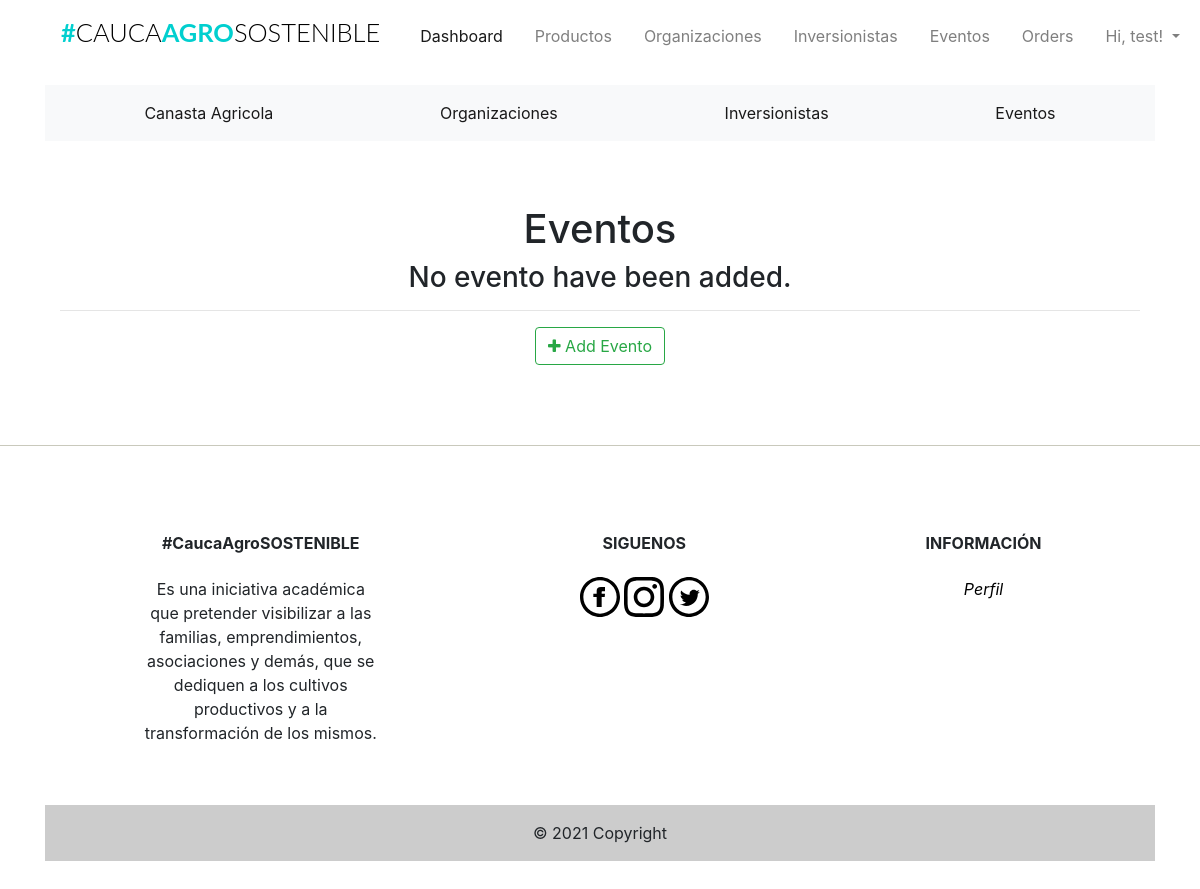
The page /admin/eventos (signed in) on the database as committed earlier.
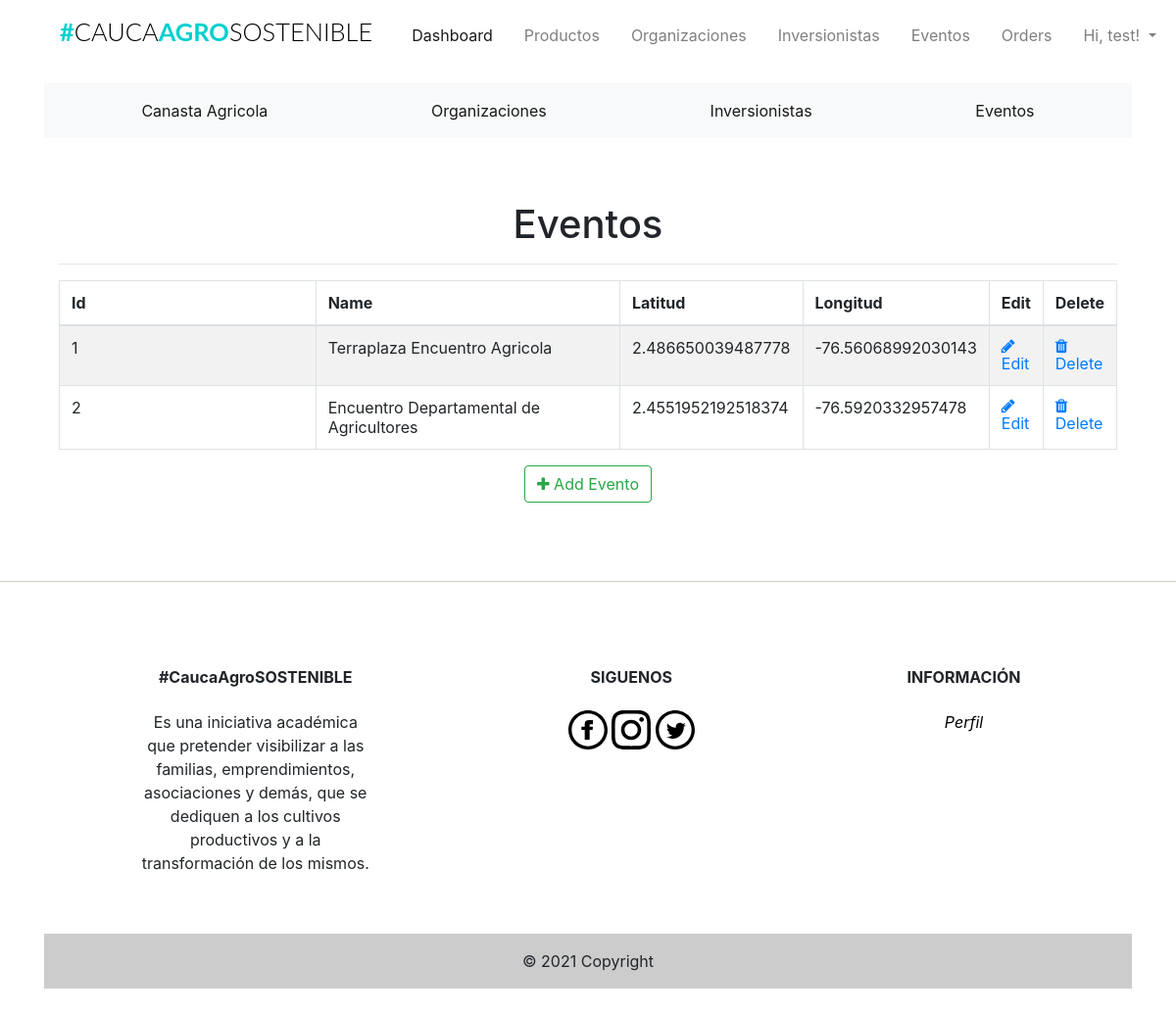
The same page on the database as committed later.
### app/models.py (models this page shows, shortened)
class Users(UserMixin, db.Model):
    __tablename__ = "users"
    id = db.Column(db.Integer, primary_key=True)
    firstname = db.Column(db.String(24), index=True)
    lastname = db.Column(db.String(24), index=True)
    email = db.Column(db.String(50), index=True, unique=True)
    password_hash = db.Column(db.String)
    phonenumber = db.Column(db.String(18), index=True, unique=True)
    is_admin = db.Column(db.Boolean, default=False)
    order = db.relationship("Orders", backref='ordered_products')
    kart = db.relationship('Kart', uselist=False, backref='user_kart')
    shipping_info = db.relationship(
        'ShippingInfo', backref='shipping', lazy='dynamic')

class Eventos(db.Model):
    __tablename__ = 'eventos'
    id = db.Column(db.Integer, primary_key=True)
    evento_name = db.Column(db.String(20), index=True)
    evento_lat = db.Column(db.Float)
    evento_long = db.Column(db.Float)

### app/admin/routes.py (the view)
@admin.route('/eventos', methods=['GET', 'POST'])
@login_required
def list_eventos():
    check_admin()
    eventos = Eventos.query.all()
    return render_template('admin/eventos/eventos.html', title="Eventos", eventos=eventos)

### app/admin/routes.py (called while the page is built)
def check_admin():
    if not current_user.is_admin:
        abort(403)

### app/models.py (called while the page is built)
@login_manager.user_loader
def load_user(id):
    return Users.query.get(int(id))

### app/templates/admin/eventos/eventos.html (shortened to what this page needs)
{% extends "base.html" %}
{% block head %}
<head>
  <link href="//maxcdn.bootstrapcdn.com/font-awesome/4.1.0/css/font-awesome.min.css" rel="stylesheet">
</head>
{% endblock head %}
{% block body %}
<div class="container">
  <div class="outer">
    <div class="middle">
      <div class="inner">
        <br />
        <br />
        <h1 style="text-align:center;">{{ title }}</h1>
        {% if eventos %}
        <hr class="intro-divider">
        <table class="table table-striped table-bordered">
          <thead>
            <tr>
              <th width="45%"> Id </th>
              <th width="45%"> Name </th>
              <th width="15%"> Latitud </th>
              <th width="15%"> Longitud </th>
              <th width="15%"> Edit </th>
              <th width="15%"> Delete </th>
            </tr>
          </thead>
          <tbody>
            {% for evento in eventos %}
            <tr>
              <td> {{ evento.id }} </td>
              <td> {{ evento.evento_name }} </td>
              <td> {{ evento.evento_lat }} </td>
              <td> {{ evento.evento_long }} </td>
              <td>
                <a href="{{ url_for('admin.edit_evento', id=evento.id) }}">
                  <i class="fa fa-pencil"></i> Edit
                </a>
              </td>
              <td>
                <a href="{{ url_for('admin.delete_evento', id=evento.id) }}">
                  <i class="fa fa-trash"></i> Delete
                </a>
              </td>
            </tr>
            {% endfor %}
          </tbody>
        </table>
        <div style="text-align: center">
          {% else %}
          <div style="text-align: center">
            <h3> No evento have been added. </h3>
            <hr class="intro-divider">
            {% endif %}
            <a href="{{ url_for('admin.add_evento') }}" class="btn btn-outline-success">
              <i class="fa fa-plus"></i>
              Add Evento
            </a>
          </div>
        </div>
      </div>
    </div>
  </div>
  {% endblock %}

### app/templates/base.html (shortened to what this page needs)
<html>
  <head>
      <link href="{{ url_for('static', filename='css/bootstrap.min.css') }}"rel="stylesheet">
      <link href="{{ url_for('static', filename='css/st.css') }}"rel="stylesheet">
      <link href='https://api.mapbox.com/mapbox-gl-js/v2.3.1/mapbox-gl.css' rel='stylesheet' />
      {%block head%}
      {%endblock head%}
  </head>
  <body>
  {% include "navbar.html" %}
  {% include "categories/categories.html" %}
  <div class="container">
    {% block body %}
    {% endblock %}
  </div>
  <div class="push"></div>
  <hr class="footer-break"></hr>
{% include "footer.html" %}
</body>
</html>

### app/templates/navbar.html (shortened to what this page needs)
{% block navbar %}
<div class="container mt-1 mb-3">
  <nav class="navbar navbar-expand-lg navbar-light">
    <h1 class="brand_name">
      <a class="navbar-brand" href="{{ url_for('home.homepage') }}">#<span>CAUCA</span>AGRO<span>SOSTENIBLE</span></a>
    </h1>
    <div class="collapse navbar-collapse" id="navbarNav">
      <ul class="navbar-nav ml-auto mr-auto mt-2 mt-lg-0">
        {% if current_user.is_authenticated %}
        {% if current_user.is_admin %}
        <li class="nav-item ml-3">
          <a class="nav-link active" href="{{ url_for('home.admin_dashboard') }}">Dashboard</a>
        </li>
        <li class="nav-item ml-3">
          <a class="nav-link" href="{{ url_for('admin.list_products') }}">Productos</a>
        </li>
        <li class="nav-item ml-3">
          <a class="nav-link" href="{{ url_for('admin.list_organizaciones') }}">Organizaciones</a>
        </li>
        <li class="nav-item ml-3">
          <a class="nav-link" href="{{ url_for('admin.list_inversionistas') }}">Inversionistas</a>
        </li>
        <li class="nav-item ml-3">
          <a class="nav-link" href="{{ url_for('admin.list_eventos') }}">Eventos</a>
        </li>
        <li class="nav-item ml-3">
          <a class="nav-link" href="{{ url_for('admin.list_orders') }}">Orders</a>
        </li>
        {% else %}
        <li class="nav-item ml-3">
          <a class="nav-link" href="{{ url_for('users.cart') }}">Cart<span class="badge badge-light">{{ count
              }}</span></a>
        </li>
        {% endif %}
        <li class="nav-item dropdown ml-3">
          <a class="nav-link dropdown-toggle" data-toggle="dropdown" href="#" role="button" aria-haspopup="true"
            aria-expanded="false">
            Hi, {{ current_user.firstname }}!
          </a>
        </li>
        {% endif %}
      </ul>
    </div>
  </nav>
</div>
{% endblock %}

### app/templates/categories/categories.html
{% block organizacion %}
<div class="container mt-1 mb-3 overflow-auto">
  <nav class="navbar navbar-expand navbar-light bg-light">
    <div class="collapse navbar-collapse" id="navbarNav">
      <ul class="navbar-nav d-flex justify-content-around">
        <li class="nav-item active">
          <a class="nav-link" href="{{ url_for('home.canasta') }}">Canasta Agricola</a>
        </li>
        <li class="nav-item active">
          <a class="nav-link" href="{{ url_for('home.organizaciones') }}">Organizaciones</a>
        </li>
        <li class="nav-item active">
          <a class="nav-link" href="{{ url_for('home.inversionistas')}}">Inversionistas</a>
        </li>
        <li class="nav-item active">
          <a class="nav-link" href="{{ url_for('home.eventos') }}">Eventos</a>
        </li>
      </ul>
    </div>
  </nav>
</div>
{% endblock %}

### app/templates/footer.html (shortened to what this page needs)
{% block footer %}
<div class="container my-5">
  <footer
          class="text-center text-lg-start text-black"
          style="background-color: #ffffff"
          >
    <div class="container p-4 pb-0">
      <section class="">
        <div class="row">
          <div class="col-md-3 col-lg-3 col-xl-3 mx-auto mt-3">
            <h6 class="text mb-4 font-weight-bold">
              #CaucaAgroSOSTENIBLE
            </h6>
            <p>
              Es una iniciativa
              académica que pretender visibilizar a las familias, emprendimientos, asociaciones y demás, que se dediquen
              a los cultivos productivos y a la transformación de los mismos.
            </p>
          </div>
          <div class="col-md-4 col-lg-3 col-xl-3 mx-auto mt-3">
            <h6 class="text-uppercase mb-4 font-weight-bold">Siguenos</h6>
            <a href="https://www.facebook.com/">
              <img src="{{ url_for('static',filename='iconmonstr-facebook.svg') }}" class="img-responsive svg-footer">
            </a>
            <a href="https://www.instagram.com/">
              <img src="{{ url_for('static',filename='iconmonstr-instagram.svg') }}" class="img-responsive svg-footer">
            </a>
            <a href="https://twitter.com/?lang=en">
              <img src="{{ url_for('static',filename='iconmonstr-twitter.svg') }}" class="img-responsive svg-footer">
            </a>
          </div>
          <div class="col-md-3 col-lg-2 col-xl-2 mx-auto mt-3">
            <h6 class="text-uppercase mb-4 font-weight-bold">Informaci&oacute;n</h6>
            <a href="{{ url_for('users.profile') }}">
              <p><i><span style="color:black;">Perfil</span></i><p>
            </a>
          </div>
        </div>
      </section>
    </div>
    <div class="text-center p-3" style="background-color: rgba(0, 0, 0, 0.2)">
      © 2021 Copyright
    </div>
  </footer>
</div>
{% endblock %}

### app/static/css/st.css (style rules this page uses)
.svg-footer { height: 2.5em; width: 2.5em; }
.footer-break { background-color:#e0e0d1; }
.brand_name .navbar-brand { font-size:1.59rem; text-transform: uppercase; font-family: 'Lato', sans-serif; font-weight: 700; color: #333; }
.brand_name >.navbar-brand { color:#01CFCF; text-decoration: none; }
.brand_name >.navbar-brand span { color: #000; font-weight: 300; }
.navbar-nav { width: 100%; align-items: flex-start; }
.push { height:4em; }
.row { margin-left: auto; margin-right: auto; margin-bottom: 20px; }
.row:after { content: ""; display: table; clear: both; }

Rows that differ between the two databases and show on the page:
added Eventos: id "1", evento_name "Terraplaza Encuentro Agricola", evento_lat "2.486650039487778", evento_long "-76.56068992030143"
added Eventos: id "2", evento_name "Encuentro Departamental de Agricultores", evento_lat "2.4551952192518374", evento_long "-76.5920332957478"
Other text that changed with them:
text no longer shown: "No evento have been added."
text now shown: "Id Name Latitud Longitud Edit Delete"
